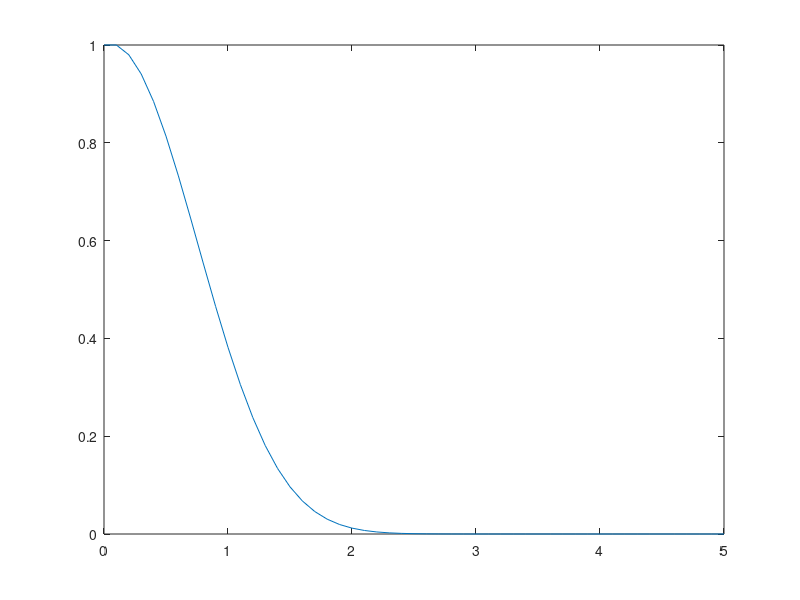

The MATLAB script that drew this image:


%% initial values 
% initial y value
y0=1;
% initial time value
t0=0;
% increment value
h=0.1;
% end time 
tend=5;
% total number of steps
N=(tend-t0)/h;
% predefine Y vector dimension
Y=zeros(1,N+1);
%% initalizing the algorithm (euler's explicit method)
% Y(1)= y0, initial Y value
Y(1)=y0;
% time range
T=[t0:h:tend];
% solving the differential equation for each value of T
for i=1:N
   fi= -2*T(i)*Y(i);
   Y(i+1)= Y(i)+fi*h;
end
%% plot the function
plot(T,Y)


